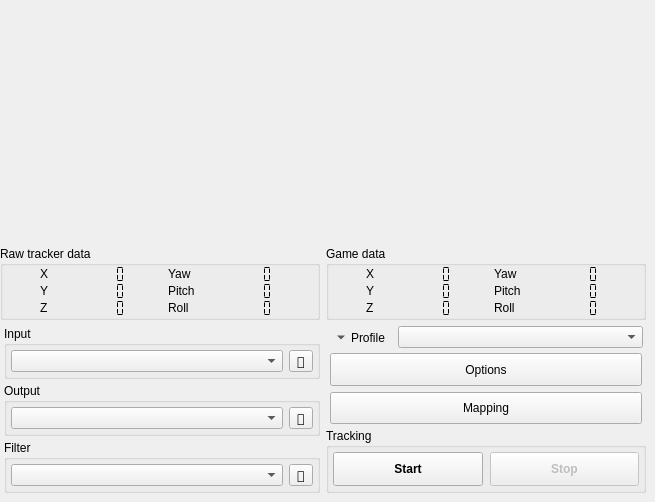
<?xml version="1.0" encoding="UTF-8"?>
<ui version="4.0">
 <author>Lovecraftian Octopus</author>
 <class>main_window</class>
 <widget class="QMainWindow" name="main_window">
  <property name="geometry">
   <rect>
    <x>0</x>
    <y>0</y>
    <width>655</width>
    <height>502</height>
   </rect>
  </property>
  <property name="sizePolicy">
   <sizepolicy hsizetype="Maximum" vsizetype="Maximum">
    <horstretch>0</horstretch>
    <verstretch>0</verstretch>
   </sizepolicy>
  </property>
  <property name="minimumSize">
   <size>
    <width>0</width>
    <height>500</height>
   </size>
  </property>
  <property name="windowIcon">
   <iconset resource="../gui/opentrack-res.qrc">
    <normaloff>:/images/opentrack.png</normaloff>:/images/opentrack.png</iconset>
  </property>
  <property name="styleSheet">
   <string notr="true">#video_feed { border: 0; }
</string>
  </property>
  <widget class="QWidget" name="content">
   <property name="sizePolicy">
    <sizepolicy hsizetype="Maximum" vsizetype="Maximum">
     <horstretch>0</horstretch>
     <verstretch>0</verstretch>
    </sizepolicy>
   </property>
   <layout class="QGridLayout" name="gridLayout_2">
    <property name="leftMargin">
     <number>0</number>
    </property>
    <property name="topMargin">
     <number>0</number>
    </property>
    <property name="rightMargin">
     <number>9</number>
    </property>
    <property name="bottomMargin">
     <number>9</number>
    </property>
    <item row="0" column="0">
     <widget class="QFrame" name="video_feed">
      <property name="sizePolicy">
       <sizepolicy hsizetype="Fixed" vsizetype="Fixed">
        <horstretch>0</horstretch>
        <verstretch>0</verstretch>
       </sizepolicy>
      </property>
      <property name="minimumSize">
       <size>
        <width>320</width>
        <height>240</height>
       </size>
      </property>
      <property name="maximumSize">
       <size>
        <width>320</width>
        <height>240</height>
       </size>
      </property>
      <property name="lineWidth">
       <number>0</number>
      </property>
      <widget class="QFrame" name="video_frame">
       <property name="geometry">
        <rect>
         <x>0</x>
         <y>0</y>
         <width>320</width>
         <height>240</height>
        </rect>
       </property>
       <property name="sizePolicy">
        <sizepolicy hsizetype="Fixed" vsizetype="Fixed">
         <horstretch>0</horstretch>
         <verstretch>0</verstretch>
        </sizepolicy>
       </property>
       <property name="minimumSize">
        <size>
         <width>320</width>
         <height>240</height>
        </size>
       </property>
       <property name="maximumSize">
        <size>
         <width>320</width>
         <height>240</height>
        </size>
       </property>
       <widget class="QLabel" name="video_frame_label">
        <property name="geometry">
         <rect>
          <x>0</x>
          <y>0</y>
          <width>320</width>
          <height>240</height>
         </rect>
        </property>
        <property name="sizePolicy">
         <sizepolicy hsizetype="Fixed" vsizetype="Fixed">
          <horstretch>0</horstretch>
          <verstretch>0</verstretch>
         </sizepolicy>
        </property>
        <property name="minimumSize">
         <size>
          <width>320</width>
          <height>240</height>
         </size>
        </property>
        <property name="maximumSize">
         <size>
          <width>320</width>
          <height>240</height>
         </size>
        </property>
        <property name="font">
         <font>
          <family>Candara</family>
          <pointsize>37</pointsize>
          <weight>50</weight>
          <bold>false</bold>
          <kerning>true</kerning>
         </font>
        </property>
        <property name="text">
         <string/>
        </property>
        <property name="pixmap">
         <pixmap resource="../gui/opentrack-res.qrc">:/images/tracking-not-started.png</pixmap>
        </property>
        <property name="scaledContents">
         <bool>false</bool>
        </property>
        <property name="alignment">
         <set>Qt::AlignCenter</set>
        </property>
        <property name="wordWrap">
         <bool>true</bool>
        </property>
       </widget>
      </widget>
     </widget>
    </item>
    <item row="0" column="1">
     <widget class="pose_widget" name="pose_display" native="true">
      <property name="sizePolicy">
       <sizepolicy hsizetype="Fixed" vsizetype="Fixed">
        <horstretch>0</horstretch>
        <verstretch>0</verstretch>
       </sizepolicy>
      </property>
      <property name="minimumSize">
       <size>
        <width>320</width>
        <height>240</height>
       </size>
      </property>
     </widget>
    </item>
    <item row="1" column="0">
     <widget class="QGroupBox" name="box_raw_headpose">
      <property name="minimumSize">
       <size>
        <width>316</width>
        <height>0</height>
       </size>
      </property>
      <property name="title">
       <string>Raw tracker data</string>
      </property>
      <layout class="QGridLayout" name="gridLayout_12">
       <property name="leftMargin">
        <number>0</number>
       </property>
       <property name="topMargin">
        <number>0</number>
       </property>
       <property name="rightMargin">
        <number>0</number>
       </property>
       <property name="bottomMargin">
        <number>0</number>
       </property>
       <property name="spacing">
        <number>0</number>
       </property>
       <item row="0" column="3">
        <widget class="QLCDNumber" name="raw_yaw">
         <property name="enabled">
          <bool>true</bool>
         </property>
         <property name="sizePolicy">
          <sizepolicy hsizetype="Maximum" vsizetype="Maximum">
           <horstretch>0</horstretch>
           <verstretch>0</verstretch>
          </sizepolicy>
         </property>
         <property name="font">
          <font>
           <stylestrategy>NoAntialias</stylestrategy>
           <kerning>false</kerning>
          </font>
         </property>
         <property name="frameShape">
          <enum>QFrame::NoFrame</enum>
         </property>
         <property name="smallDecimalPoint">
          <bool>true</bool>
         </property>
         <property name="digitCount">
          <number>4</number>
         </property>
         <property name="segmentStyle">
          <enum>QLCDNumber::Flat</enum>
         </property>
        </widget>
       </item>
       <item row="2" column="0">
        <widget class="QLabel" name="lblZ_4">
         <property name="enabled">
          <bool>true</bool>
         </property>
         <property name="sizePolicy">
          <sizepolicy hsizetype="Maximum" vsizetype="Maximum">
           <horstretch>0</horstretch>
           <verstretch>0</verstretch>
          </sizepolicy>
         </property>
         <property name="autoFillBackground">
          <bool>false</bool>
         </property>
         <property name="frameShadow">
          <enum>QFrame::Raised</enum>
         </property>
         <property name="text">
          <string>Z</string>
         </property>
        </widget>
       </item>
       <item row="1" column="2">
        <widget class="QLabel" name="lblRotY_4">
         <property name="sizePolicy">
          <sizepolicy hsizetype="Maximum" vsizetype="Maximum">
           <horstretch>0</horstretch>
           <verstretch>0</verstretch>
          </sizepolicy>
         </property>
         <property name="frameShadow">
          <enum>QFrame::Raised</enum>
         </property>
         <property name="text">
          <string>Pitch</string>
         </property>
        </widget>
       </item>
       <item row="1" column="3">
        <widget class="QLCDNumber" name="raw_pitch">
         <property name="enabled">
          <bool>true</bool>
         </property>
         <property name="sizePolicy">
          <sizepolicy hsizetype="Maximum" vsizetype="Maximum">
           <horstretch>0</horstretch>
           <verstretch>0</verstretch>
          </sizepolicy>
         </property>
         <property name="font">
          <font>
           <stylestrategy>NoAntialias</stylestrategy>
           <kerning>false</kerning>
          </font>
         </property>
         <property name="frameShape">
          <enum>QFrame::NoFrame</enum>
         </property>
         <property name="smallDecimalPoint">
          <bool>true</bool>
         </property>
         <property name="digitCount">
          <number>4</number>
         </property>
         <property name="segmentStyle">
          <enum>QLCDNumber::Flat</enum>
         </property>
        </widget>
       </item>
       <item row="1" column="0">
        <widget class="QLabel" name="lblY_4">
         <property name="enabled">
          <bool>true</bool>
         </property>
         <property name="sizePolicy">
          <sizepolicy hsizetype="Maximum" vsizetype="Maximum">
           <horstretch>0</horstretch>
           <verstretch>0</verstretch>
          </sizepolicy>
         </property>
         <property name="autoFillBackground">
          <bool>false</bool>
         </property>
         <property name="frameShadow">
          <enum>QFrame::Raised</enum>
         </property>
         <property name="text">
          <string>Y</string>
         </property>
        </widget>
       </item>
       <item row="0" column="0">
        <widget class="QLabel" name="lblX_4">
         <property name="sizePolicy">
          <sizepolicy hsizetype="Maximum" vsizetype="Maximum">
           <horstretch>0</horstretch>
           <verstretch>0</verstretch>
          </sizepolicy>
         </property>
         <property name="frameShadow">
          <enum>QFrame::Raised</enum>
         </property>
         <property name="text">
          <string>X</string>
         </property>
        </widget>
       </item>
       <item row="0" column="1">
        <widget class="QLCDNumber" name="raw_x">
         <property name="enabled">
          <bool>true</bool>
         </property>
         <property name="sizePolicy">
          <sizepolicy hsizetype="Maximum" vsizetype="Maximum">
           <horstretch>0</horstretch>
           <verstretch>0</verstretch>
          </sizepolicy>
         </property>
         <property name="font">
          <font>
           <stylestrategy>NoAntialias</stylestrategy>
           <kerning>false</kerning>
          </font>
         </property>
         <property name="frameShape">
          <enum>QFrame::NoFrame</enum>
         </property>
         <property name="smallDecimalPoint">
          <bool>true</bool>
         </property>
         <property name="digitCount">
          <number>4</number>
         </property>
         <property name="segmentStyle">
          <enum>QLCDNumber::Flat</enum>
         </property>
        </widget>
       </item>
       <item row="2" column="2">
        <widget class="QLabel" name="lblRotZ_4">
         <property name="sizePolicy">
          <sizepolicy hsizetype="Maximum" vsizetype="Maximum">
           <horstretch>0</horstretch>
           <verstretch>0</verstretch>
          </sizepolicy>
         </property>
         <property name="frameShadow">
          <enum>QFrame::Raised</enum>
         </property>
         <property name="text">
          <string>Roll</string>
         </property>
        </widget>
       </item>
       <item row="0" column="2">
        <widget class="QLabel" name="lblRotX_4">
         <property name="sizePolicy">
          <sizepolicy hsizetype="Maximum" vsizetype="Maximum">
           <horstretch>0</horstretch>
           <verstretch>0</verstretch>
          </sizepolicy>
         </property>
         <property name="frameShadow">
          <enum>QFrame::Raised</enum>
         </property>
         <property name="text">
          <string>Yaw</string>
         </property>
        </widget>
       </item>
       <item row="1" column="1">
        <widget class="QLCDNumber" name="raw_y">
         <property name="enabled">
          <bool>true</bool>
         </property>
         <property name="sizePolicy">
          <sizepolicy hsizetype="Maximum" vsizetype="Maximum">
           <horstretch>0</horstretch>
           <verstretch>0</verstretch>
          </sizepolicy>
         </property>
         <property name="font">
          <font>
           <stylestrategy>NoAntialias</stylestrategy>
           <kerning>false</kerning>
          </font>
         </property>
         <property name="frameShape">
          <enum>QFrame::NoFrame</enum>
         </property>
         <property name="smallDecimalPoint">
          <bool>true</bool>
         </property>
         <property name="digitCount">
          <number>4</number>
         </property>
         <property name="segmentStyle">
          <enum>QLCDNumber::Flat</enum>
         </property>
        </widget>
       </item>
       <item row="2" column="3">
        <widget class="QLCDNumber" name="raw_roll">
         <property name="enabled">
          <bool>true</bool>
         </property>
         <property name="sizePolicy">
          <sizepolicy hsizetype="Maximum" vsizetype="Maximum">
           <horstretch>0</horstretch>
           <verstretch>0</verstretch>
          </sizepolicy>
         </property>
         <property name="font">
          <font>
           <stylestrategy>NoAntialias</stylestrategy>
           <kerning>false</kerning>
          </font>
         </property>
         <property name="frameShape">
          <enum>QFrame::NoFrame</enum>
         </property>
         <property name="smallDecimalPoint">
          <bool>true</bool>
         </property>
         <property name="digitCount">
          <number>4</number>
         </property>
         <property name="segmentStyle">
          <enum>QLCDNumber::Flat</enum>
         </property>
        </widget>
       </item>
       <item row="2" column="1">
        <widget class="QLCDNumber" name="raw_z">
         <property name="enabled">
          <bool>true</bool>
         </property>
         <property name="sizePolicy">
          <sizepolicy hsizetype="Maximum" vsizetype="Maximum">
           <horstretch>0</horstretch>
           <verstretch>0</verstretch>
          </sizepolicy>
         </property>
         <property name="font">
          <font>
           <stylestrategy>NoAntialias</stylestrategy>
           <kerning>false</kerning>
          </font>
         </property>
         <property name="frameShape">
          <enum>QFrame::NoFrame</enum>
         </property>
         <property name="smallDecimalPoint">
          <bool>true</bool>
         </property>
         <property name="digitCount">
          <number>4</number>
         </property>
         <property name="segmentStyle">
          <enum>QLCDNumber::Flat</enum>
         </property>
        </widget>
       </item>
      </layout>
     </widget>
    </item>
    <item row="1" column="1">
     <widget class="QGroupBox" name="box_mapped_headpose">
      <property name="minimumSize">
       <size>
        <width>316</width>
        <height>0</height>
       </size>
      </property>
      <property name="title">
       <string>Game data</string>
      </property>
      <layout class="QGridLayout" name="gridLayout_14">
       <property name="leftMargin">
        <number>0</number>
       </property>
       <property name="topMargin">
        <number>0</number>
       </property>
       <property name="rightMargin">
        <number>0</number>
       </property>
       <property name="bottomMargin">
        <number>0</number>
       </property>
       <property name="spacing">
        <number>0</number>
       </property>
       <item row="1" column="3">
        <widget class="QLCDNumber" name="pose_pitch">
         <property name="enabled">
          <bool>true</bool>
         </property>
         <property name="sizePolicy">
          <sizepolicy hsizetype="Maximum" vsizetype="Maximum">
           <horstretch>0</horstretch>
           <verstretch>0</verstretch>
          </sizepolicy>
         </property>
         <property name="font">
          <font>
           <stylestrategy>NoAntialias</stylestrategy>
           <kerning>false</kerning>
          </font>
         </property>
         <property name="frameShape">
          <enum>QFrame::NoFrame</enum>
         </property>
         <property name="smallDecimalPoint">
          <bool>true</bool>
         </property>
         <property name="digitCount">
          <number>4</number>
         </property>
         <property name="segmentStyle">
          <enum>QLCDNumber::Flat</enum>
         </property>
        </widget>
       </item>
       <item row="0" column="3">
        <widget class="QLCDNumber" name="pose_yaw">
         <property name="enabled">
          <bool>true</bool>
         </property>
         <property name="sizePolicy">
          <sizepolicy hsizetype="Maximum" vsizetype="Maximum">
           <horstretch>0</horstretch>
           <verstretch>0</verstretch>
          </sizepolicy>
         </property>
         <property name="font">
          <font>
           <stylestrategy>NoAntialias</stylestrategy>
           <kerning>false</kerning>
          </font>
         </property>
         <property name="frameShape">
          <enum>QFrame::NoFrame</enum>
         </property>
         <property name="smallDecimalPoint">
          <bool>true</bool>
         </property>
         <property name="digitCount">
          <number>4</number>
         </property>
         <property name="segmentStyle">
          <enum>QLCDNumber::Flat</enum>
         </property>
        </widget>
       </item>
       <item row="2" column="1">
        <widget class="QLCDNumber" name="pose_z">
         <property name="enabled">
          <bool>true</bool>
         </property>
         <property name="sizePolicy">
          <sizepolicy hsizetype="Maximum" vsizetype="Maximum">
           <horstretch>0</horstretch>
           <verstretch>0</verstretch>
          </sizepolicy>
         </property>
         <property name="font">
          <font>
           <stylestrategy>NoAntialias</stylestrategy>
           <kerning>false</kerning>
          </font>
         </property>
         <property name="frameShape">
          <enum>QFrame::NoFrame</enum>
         </property>
         <property name="smallDecimalPoint">
          <bool>true</bool>
         </property>
         <property name="digitCount">
          <number>4</number>
         </property>
         <property name="segmentStyle">
          <enum>QLCDNumber::Flat</enum>
         </property>
        </widget>
       </item>
       <item row="0" column="0">
        <widget class="QLabel" name="lblx">
         <property name="sizePolicy">
          <sizepolicy hsizetype="Maximum" vsizetype="Maximum">
           <horstretch>0</horstretch>
           <verstretch>0</verstretch>
          </sizepolicy>
         </property>
         <property name="frameShadow">
          <enum>QFrame::Raised</enum>
         </property>
         <property name="text">
          <string>X</string>
         </property>
        </widget>
       </item>
       <item row="1" column="0">
        <widget class="QLabel" name="lblY_2">
         <property name="enabled">
          <bool>true</bool>
         </property>
         <property name="sizePolicy">
          <sizepolicy hsizetype="Maximum" vsizetype="Maximum">
           <horstretch>0</horstretch>
           <verstretch>0</verstretch>
          </sizepolicy>
         </property>
         <property name="autoFillBackground">
          <bool>false</bool>
         </property>
         <property name="frameShadow">
          <enum>QFrame::Raised</enum>
         </property>
         <property name="text">
          <string>Y</string>
         </property>
        </widget>
       </item>
       <item row="0" column="1">
        <widget class="QLCDNumber" name="pose_x">
         <property name="enabled">
          <bool>true</bool>
         </property>
         <property name="sizePolicy">
          <sizepolicy hsizetype="Maximum" vsizetype="Maximum">
           <horstretch>0</horstretch>
           <verstretch>0</verstretch>
          </sizepolicy>
         </property>
         <property name="font">
          <font>
           <stylestrategy>NoAntialias</stylestrategy>
           <kerning>false</kerning>
          </font>
         </property>
         <property name="frameShape">
          <enum>QFrame::NoFrame</enum>
         </property>
         <property name="smallDecimalPoint">
          <bool>true</bool>
         </property>
         <property name="digitCount">
          <number>4</number>
         </property>
         <property name="segmentStyle">
          <enum>QLCDNumber::Flat</enum>
         </property>
        </widget>
       </item>
       <item row="1" column="2">
        <widget class="QLabel" name="lblRotY_2">
         <property name="sizePolicy">
          <sizepolicy hsizetype="Maximum" vsizetype="Maximum">
           <horstretch>0</horstretch>
           <verstretch>0</verstretch>
          </sizepolicy>
         </property>
         <property name="frameShadow">
          <enum>QFrame::Raised</enum>
         </property>
         <property name="text">
          <string>Pitch</string>
         </property>
        </widget>
       </item>
       <item row="2" column="2">
        <widget class="QLabel" name="lblRotZ_2">
         <property name="sizePolicy">
          <sizepolicy hsizetype="Maximum" vsizetype="Maximum">
           <horstretch>0</horstretch>
           <verstretch>0</verstretch>
          </sizepolicy>
         </property>
         <property name="frameShadow">
          <enum>QFrame::Raised</enum>
         </property>
         <property name="text">
          <string>Roll</string>
         </property>
        </widget>
       </item>
       <item row="0" column="2">
        <widget class="QLabel" name="lblRotX_2">
         <property name="sizePolicy">
          <sizepolicy hsizetype="Maximum" vsizetype="Maximum">
           <horstretch>0</horstretch>
           <verstretch>0</verstretch>
          </sizepolicy>
         </property>
         <property name="frameShadow">
          <enum>QFrame::Raised</enum>
         </property>
         <property name="text">
          <string>Yaw</string>
         </property>
        </widget>
       </item>
       <item row="2" column="0">
        <widget class="QLabel" name="lblZ_2">
         <property name="enabled">
          <bool>true</bool>
         </property>
         <property name="sizePolicy">
          <sizepolicy hsizetype="Maximum" vsizetype="Maximum">
           <horstretch>0</horstretch>
           <verstretch>0</verstretch>
          </sizepolicy>
         </property>
         <property name="autoFillBackground">
          <bool>false</bool>
         </property>
         <property name="frameShadow">
          <enum>QFrame::Raised</enum>
         </property>
         <property name="text">
          <string>Z</string>
         </property>
        </widget>
       </item>
       <item row="1" column="1">
        <widget class="QLCDNumber" name="pose_y">
         <property name="enabled">
          <bool>true</bool>
         </property>
         <property name="sizePolicy">
          <sizepolicy hsizetype="Maximum" vsizetype="Maximum">
           <horstretch>0</horstretch>
           <verstretch>0</verstretch>
          </sizepolicy>
         </property>
         <property name="font">
          <font>
           <stylestrategy>NoAntialias</stylestrategy>
           <kerning>false</kerning>
          </font>
         </property>
         <property name="frameShape">
          <enum>QFrame::NoFrame</enum>
         </property>
         <property name="smallDecimalPoint">
          <bool>true</bool>
         </property>
         <property name="digitCount">
          <number>4</number>
         </property>
         <property name="segmentStyle">
          <enum>QLCDNumber::Flat</enum>
         </property>
        </widget>
       </item>
       <item row="2" column="3">
        <widget class="QLCDNumber" name="pose_roll">
         <property name="enabled">
          <bool>true</bool>
         </property>
         <property name="sizePolicy">
          <sizepolicy hsizetype="Maximum" vsizetype="Maximum">
           <horstretch>0</horstretch>
           <verstretch>0</verstretch>
          </sizepolicy>
         </property>
         <property name="font">
          <font>
           <stylestrategy>NoAntialias</stylestrategy>
           <kerning>false</kerning>
          </font>
         </property>
         <property name="frameShape">
          <enum>QFrame::NoFrame</enum>
         </property>
         <property name="smallDecimalPoint">
          <bool>true</bool>
         </property>
         <property name="digitCount">
          <number>4</number>
         </property>
         <property name="segmentStyle">
          <enum>QLCDNumber::Flat</enum>
         </property>
        </widget>
       </item>
      </layout>
     </widget>
    </item>
    <item row="2" column="1">
     <widget class="QWidget" name="groupControls" native="true">
      <property name="sizePolicy">
       <sizepolicy hsizetype="Preferred" vsizetype="Minimum">
        <horstretch>4</horstretch>
        <verstretch>0</verstretch>
       </sizepolicy>
      </property>
      <property name="minimumSize">
       <size>
        <width>315</width>
        <height>0</height>
       </size>
      </property>
      <layout class="QVBoxLayout" name="verticalLayout_3">
       <property name="spacing">
        <number>4</number>
       </property>
       <property name="leftMargin">
        <number>0</number>
       </property>
       <property name="topMargin">
        <number>0</number>
       </property>
       <property name="rightMargin">
        <number>0</number>
       </property>
       <property name="bottomMargin">
        <number>0</number>
       </property>
       <item>
        <widget class="QWidget" name="groupProfile" native="true">
         <property name="sizePolicy">
          <sizepolicy hsizetype="Expanding" vsizetype="Maximum">
           <horstretch>0</horstretch>
           <verstretch>0</verstretch>
          </sizepolicy>
         </property>
         <layout class="QHBoxLayout" name="horizontalLayout">
          <property name="spacing">
           <number>0</number>
          </property>
          <property name="leftMargin">
           <number>4</number>
          </property>
          <property name="topMargin">
           <number>0</number>
          </property>
          <property name="rightMargin">
           <number>4</number>
          </property>
          <property name="bottomMargin">
           <number>0</number>
          </property>
          <item>
           <widget class="QToolButton" name="profile_button">
            <property name="enabled">
             <bool>true</bool>
            </property>
            <property name="sizePolicy">
             <sizepolicy hsizetype="Maximum" vsizetype="Maximum">
              <horstretch>0</horstretch>
              <verstretch>0</verstretch>
             </sizepolicy>
            </property>
            <property name="focusPolicy">
             <enum>Qt::StrongFocus</enum>
            </property>
            <property name="text">
             <string>Profile</string>
            </property>
            <property name="popupMode">
             <enum>QToolButton::InstantPopup</enum>
            </property>
            <property name="toolButtonStyle">
             <enum>Qt::ToolButtonTextBesideIcon</enum>
            </property>
            <property name="autoRaise">
             <bool>true</bool>
            </property>
            <property name="arrowType">
             <enum>Qt::DownArrow</enum>
            </property>
           </widget>
          </item>
          <item>
           <widget class="QComboBox" name="iconcomboProfile">
            <property name="sizePolicy">
             <sizepolicy hsizetype="Minimum" vsizetype="Maximum">
              <horstretch>0</horstretch>
              <verstretch>0</verstretch>
             </sizepolicy>
            </property>
            <property name="minimumSize">
             <size>
              <width>245</width>
              <height>0</height>
             </size>
            </property>
            <property name="focusPolicy">
             <enum>Qt::StrongFocus</enum>
            </property>
            <property name="maxVisibleItems">
             <number>20</number>
            </property>
           </widget>
          </item>
         </layout>
        </widget>
       </item>
       <item>
        <widget class="QWidget" name="groupOptions" native="true">
         <layout class="QVBoxLayout" name="verticalLayout_2">
          <property name="leftMargin">
           <number>4</number>
          </property>
          <property name="topMargin">
           <number>0</number>
          </property>
          <property name="rightMargin">
           <number>4</number>
          </property>
          <property name="bottomMargin">
           <number>0</number>
          </property>
          <item>
           <widget class="QPushButton" name="btnShortcuts">
            <property name="sizePolicy">
             <sizepolicy hsizetype="Expanding" vsizetype="Minimum">
              <horstretch>0</horstretch>
              <verstretch>0</verstretch>
             </sizepolicy>
            </property>
            <property name="text">
             <string>Options</string>
            </property>
            <property name="icon">
             <iconset resource="../gui/opentrack-res.qrc">
              <normaloff>:/images/tools.png</normaloff>:/images/tools.png</iconset>
            </property>
            <property name="iconSize">
             <size>
              <width>80</width>
              <height>24</height>
             </size>
            </property>
           </widget>
          </item>
          <item>
           <widget class="QPushButton" name="btnEditCurves">
            <property name="sizePolicy">
             <sizepolicy hsizetype="Expanding" vsizetype="Minimum">
              <horstretch>0</horstretch>
              <verstretch>0</verstretch>
             </sizepolicy>
            </property>
            <property name="text">
             <string>Mapping</string>
            </property>
            <property name="icon">
             <iconset resource="../gui/opentrack-res.qrc">
              <normaloff>:/images/curves.png</normaloff>:/images/curves.png</iconset>
            </property>
            <property name="iconSize">
             <size>
              <width>80</width>
              <height>24</height>
             </size>
            </property>
           </widget>
          </item>
         </layout>
        </widget>
       </item>
       <item>
        <widget class="QGroupBox" name="groupStartStop">
         <property name="sizePolicy">
          <sizepolicy hsizetype="MinimumExpanding" vsizetype="Maximum">
           <horstretch>4</horstretch>
           <verstretch>0</verstretch>
          </sizepolicy>
         </property>
         <property name="minimumSize">
          <size>
           <width>0</width>
           <height>0</height>
          </size>
         </property>
         <property name="title">
          <string>Tracking</string>
         </property>
         <layout class="QHBoxLayout" name="horizontalLayout_4">
          <property name="spacing">
           <number>7</number>
          </property>
          <property name="leftMargin">
           <number>4</number>
          </property>
          <property name="topMargin">
           <number>4</number>
          </property>
          <property name="rightMargin">
           <number>4</number>
          </property>
          <property name="bottomMargin">
           <number>4</number>
          </property>
          <item>
           <widget class="QToolButton" name="btnStartTracker">
            <property name="sizePolicy">
             <sizepolicy hsizetype="Minimum" vsizetype="Fixed">
              <horstretch>0</horstretch>
              <verstretch>0</verstretch>
             </sizepolicy>
            </property>
            <property name="minimumSize">
             <size>
              <width>0</width>
              <height>34</height>
             </size>
            </property>
            <property name="font">
             <font>
              <weight>75</weight>
              <bold>true</bold>
             </font>
            </property>
            <property name="text">
             <string>Start</string>
            </property>
           </widget>
          </item>
          <item>
           <widget class="QToolButton" name="btnStopTracker">
            <property name="enabled">
             <bool>false</bool>
            </property>
            <property name="sizePolicy">
             <sizepolicy hsizetype="Minimum" vsizetype="Fixed">
              <horstretch>0</horstretch>
              <verstretch>0</verstretch>
             </sizepolicy>
            </property>
            <property name="minimumSize">
             <size>
              <width>0</width>
              <height>34</height>
             </size>
            </property>
            <property name="font">
             <font>
              <weight>75</weight>
              <bold>true</bold>
             </font>
            </property>
            <property name="text">
             <string>Stop</string>
            </property>
           </widget>
          </item>
         </layout>
        </widget>
       </item>
      </layout>
     </widget>
    </item>
    <item row="2" column="0">
     <widget class="QWidget" name="modules" native="true">
      <property name="sizePolicy">
       <sizepolicy hsizetype="Expanding" vsizetype="Minimum">
        <horstretch>0</horstretch>
        <verstretch>0</verstretch>
       </sizepolicy>
      </property>
      <property name="minimumSize">
       <size>
        <width>310</width>
        <height>0</height>
       </size>
      </property>
      <layout class="QVBoxLayout" name="verticalLayout">
       <property name="spacing">
        <number>4</number>
       </property>
       <property name="leftMargin">
        <number>4</number>
       </property>
       <property name="topMargin">
        <number>0</number>
       </property>
       <property name="rightMargin">
        <number>0</number>
       </property>
       <property name="bottomMargin">
        <number>0</number>
       </property>
       <item>
        <widget class="QGroupBox" name="groupTracker">
         <property name="title">
          <string>Input</string>
         </property>
         <layout class="QGridLayout" name="gridLayout">
          <property name="leftMargin">
           <number>4</number>
          </property>
          <property name="topMargin">
           <number>4</number>
          </property>
          <property name="rightMargin">
           <number>4</number>
          </property>
          <property name="bottomMargin">
           <number>4</number>
          </property>
          <property name="horizontalSpacing">
           <number>6</number>
          </property>
          <property name="verticalSpacing">
           <number>0</number>
          </property>
          <item row="0" column="0">
           <widget class="QComboBox" name="iconcomboTrackerSource">
            <property name="sizePolicy">
             <sizepolicy hsizetype="Minimum" vsizetype="Maximum">
              <horstretch>0</horstretch>
              <verstretch>0</verstretch>
             </sizepolicy>
            </property>
            <property name="focusPolicy">
             <enum>Qt::TabFocus</enum>
            </property>
           </widget>
          </item>
          <item row="0" column="1">
           <widget class="QToolButton" name="btnShowEngineControls">
            <property name="enabled">
             <bool>true</bool>
            </property>
            <property name="sizePolicy">
             <sizepolicy hsizetype="Maximum" vsizetype="Preferred">
              <horstretch>0</horstretch>
              <verstretch>0</verstretch>
             </sizepolicy>
            </property>
            <property name="font">
             <font>
              <family>DejaVu Sans</family>
              <stylestrategy>PreferAntialias</stylestrategy>
              <kerning>false</kerning>
             </font>
            </property>
            <property name="focusPolicy">
             <enum>Qt::ClickFocus</enum>
            </property>
            <property name="text">
             <string>🔨</string>
            </property>
            <property name="flat" stdset="0">
             <bool>false</bool>
            </property>
           </widget>
          </item>
         </layout>
        </widget>
       </item>
       <item>
        <widget class="QGroupBox" name="groupProto">
         <property name="title">
          <string>Output</string>
         </property>
         <layout class="QGridLayout" name="gridLayout_4">
          <property name="leftMargin">
           <number>4</number>
          </property>
          <property name="topMargin">
           <number>4</number>
          </property>
          <property name="rightMargin">
           <number>4</number>
          </property>
          <property name="bottomMargin">
           <number>4</number>
          </property>
          <property name="horizontalSpacing">
           <number>6</number>
          </property>
          <property name="verticalSpacing">
           <number>0</number>
          </property>
          <item row="0" column="0">
           <widget class="QComboBox" name="iconcomboProtocol">
            <property name="sizePolicy">
             <sizepolicy hsizetype="Minimum" vsizetype="Maximum">
              <horstretch>0</horstretch>
              <verstretch>0</verstretch>
             </sizepolicy>
            </property>
            <property name="focusPolicy">
             <enum>Qt::TabFocus</enum>
            </property>
           </widget>
          </item>
          <item row="0" column="1">
           <widget class="QToolButton" name="btnShowServerControls">
            <property name="enabled">
             <bool>true</bool>
            </property>
            <property name="sizePolicy">
             <sizepolicy hsizetype="Maximum" vsizetype="Preferred">
              <horstretch>0</horstretch>
              <verstretch>0</verstretch>
             </sizepolicy>
            </property>
            <property name="font">
             <font>
              <family>DejaVu Sans</family>
              <stylestrategy>PreferAntialias</stylestrategy>
              <kerning>false</kerning>
             </font>
            </property>
            <property name="focusPolicy">
             <enum>Qt::ClickFocus</enum>
            </property>
            <property name="text">
             <string>🔨</string>
            </property>
            <property name="flat" stdset="0">
             <bool>false</bool>
            </property>
           </widget>
          </item>
         </layout>
        </widget>
       </item>
       <item>
        <widget class="QGroupBox" name="groupFilter">
         <property name="title">
          <string>Filter</string>
         </property>
         <layout class="QGridLayout" name="gridLayout_3">
          <property name="leftMargin">
           <number>4</number>
          </property>
          <property name="topMargin">
           <number>4</number>
          </property>
          <property name="rightMargin">
           <number>4</number>
          </property>
          <property name="bottomMargin">
           <number>4</number>
          </property>
          <property name="horizontalSpacing">
           <number>6</number>
          </property>
          <property name="verticalSpacing">
           <number>0</number>
          </property>
          <item row="0" column="0">
           <widget class="QComboBox" name="iconcomboFilter">
            <property name="sizePolicy">
             <sizepolicy hsizetype="Minimum" vsizetype="Maximum">
              <horstretch>0</horstretch>
              <verstretch>0</verstretch>
             </sizepolicy>
            </property>
            <property name="focusPolicy">
             <enum>Qt::TabFocus</enum>
            </property>
           </widget>
          </item>
          <item row="0" column="1">
           <widget class="QToolButton" name="btnShowFilterControls">
            <property name="enabled">
             <bool>true</bool>
            </property>
            <property name="sizePolicy">
             <sizepolicy hsizetype="Maximum" vsizetype="Preferred">
              <horstretch>0</horstretch>
              <verstretch>0</verstretch>
             </sizepolicy>
            </property>
            <property name="font">
             <font>
              <family>DejaVu Sans</family>
              <stylestrategy>PreferAntialias</stylestrategy>
              <kerning>false</kerning>
             </font>
            </property>
            <property name="focusPolicy">
             <enum>Qt::ClickFocus</enum>
            </property>
            <property name="text">
             <string>🔨</string>
            </property>
            <property name="flat" stdset="0">
             <bool>false</bool>
            </property>
           </widget>
          </item>
         </layout>
        </widget>
       </item>
      </layout>
     </widget>
    </item>
   </layout>
  </widget>
 </widget>
 <customwidgets>
  <customwidget>
   <class>pose_widget</class>
   <extends>QWidget</extends>
   <header>pose-widget/pose-widget.hpp</header>
  </customwidget>
 </customwidgets>
 <resources>
  <include location="../gui/opentrack-res.qrc"/>
 </resources>
 <connections/>
</ui>
